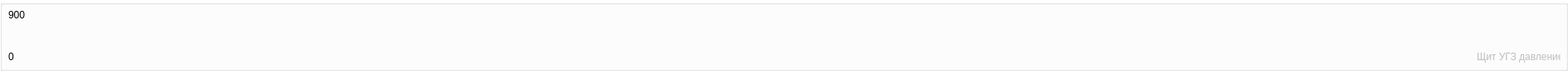
         <widget class="QGroupBox" name="groupBox9">
          <property name="sizePolicy">
           <sizepolicy hsizetype="Preferred" vsizetype="Fixed">
            <horstretch>0</horstretch>
            <verstretch>0</verstretch>
           </sizepolicy>
          </property>
          <property name="minimumSize">
           <size>
            <width>0</width>
            <height>80</height>
           </size>
          </property>
          <property name="maximumSize">
           <size>
            <width>1890</width>
            <height>120</height>
           </size>
          </property>
          <property name="styleSheet">
           <string notr="true">QGroupBox{
                        background-color: #fff;
                        }</string>
          </property>
          <property name="title">
           <string/>
          </property>
          <widget class="QWidget" name="horizontalLayoutWidget_9">
           <property name="geometry">
            <rect>
             <x>50</x>
             <y>10</y>
             <width>1781</width>
             <height>61</height>
            </rect>
           </property>
           <layout class="QHBoxLayout" name="layout_900">
            <property name="spacing">
             <number>0</number>
            </property>
           </layout>
          </widget>
          <widget class="QLabel" name="label_12">
           <property name="geometry">
            <rect>
             <x>10</x>
             <y>10</y>
             <width>41</width>
             <height>16</height>
            </rect>
           </property>
           <property name="text">
            <string>900</string>
           </property>
          </widget>
          <widget class="QLabel" name="shield_UGZ_pressure_label">
           <property name="enabled">
            <bool>false</bool>
           </property>
           <property name="geometry">
            <rect>
             <x>1780</x>
             <y>60</y>
             <width>101</width>
             <height>16</height>
            </rect>
           </property>
           <property name="sizePolicy">
            <sizepolicy hsizetype="Fixed" vsizetype="Fixed">
             <horstretch>0</horstretch>
             <verstretch>0</verstretch>
            </sizepolicy>
           </property>
           <property name="text">
            <string>Щит УГЗ давление</string>
           </property>
          </widget>
          <widget class="QLabel" name="label_37">
           <property name="geometry">
            <rect>
             <x>10</x>
             <y>60</y>
             <width>41</width>
             <height>16</height>
            </rect>
           </property>
           <property name="text">
            <string>0</string>
           </property>
          </widget>
          <widget class="QLabel" name="label_38">
           <property name="geometry">
            <rect>
             <x>1860</x>
             <y>30</y>
             <width>31</width>
             <height>21</height>
            </rect>
           </property>
           <property name="text">
            <string/>
           </property>
           <property name="pixmap">
            <pixmap>../../image/img tools/articulated_cantilever_pressure.png</pixmap>
           </property>
          </widget>
         </widget>
